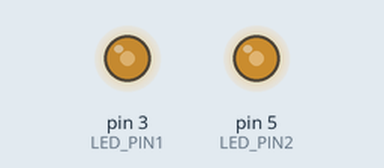
Recording of a program running on a simulated Arduino Nano, built with avr-gcc and run on an emulated ATmega328P. On the bench: output pins drawn as LEDs (lit = HIGH). Random numbers use the default seed unless the program sets one.

Above: at 11.61 s.
At 25.14 s:
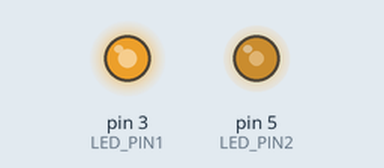
Timing chart, 0 to 40.0 s (numbered marks = the images above):
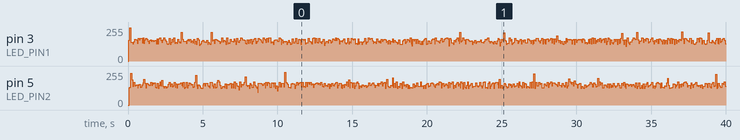

The program:

main.cpp
```cpp
// (licence header left out)
#include <Arduino.h>

// LED configuration (use PWM-capable pins on the Nano)
const int LED_PIN1 = 3;  // PWM pin for LED #1
const int LED_PIN2 = 5;  // PWM pin for LED #2

// Flicker parameters (shared)
const int BASE_BRIGHTNESS = 150;  // Base brightness (0-255)
const int FLICKER_AMOUNT = 25;    // Maximum random flicker variation

const int FACTOR = 1.7;

// Timing parameters (shared)
const int MIN_DELAY = int(60 * FACTOR);   // Minimum time between updates (ms)
const int MAX_DELAY = int(100 * FACTOR);   // Maximum time between updates (ms)

// Independent last-update timestamps for each LED
unsigned long lastUpdate1 = 0;
unsigned long lastUpdate2 = 0;

void setup() {
  pinMode(LED_PIN1, OUTPUT);
  pinMode(LED_PIN2, OUTPUT);
  randomSeed(analogRead(0));  // Initialize random number generator
}

// Helper to compute and apply a new brightness value
static void updateFlicker(int pin, unsigned long &lastUpdate) {
  unsigned long currentTime = millis();
  // Use a non-blocking update so each LED is independent
  if (currentTime - lastUpdate >= (unsigned long)random(MIN_DELAY, MAX_DELAY)) {
    int flicker = random(-FLICKER_AMOUNT, FLICKER_AMOUNT);
    int brightness = BASE_BRIGHTNESS + flicker;

    // Occasionally add a larger transient to simulate a gust
    if (random(0, 20) == 0) { // 10% chance
      brightness += random(-40, 80); // small chance of a brighter surge
    }

    brightness = constrain(brightness, 0, 255);
    analogWrite(pin, brightness);
    lastUpdate = currentTime;
  }
}

void loop() {
  // Update each LED independently
  updateFlicker(LED_PIN1, lastUpdate1);
  updateFlicker(LED_PIN2, lastUpdate2);
}
```
